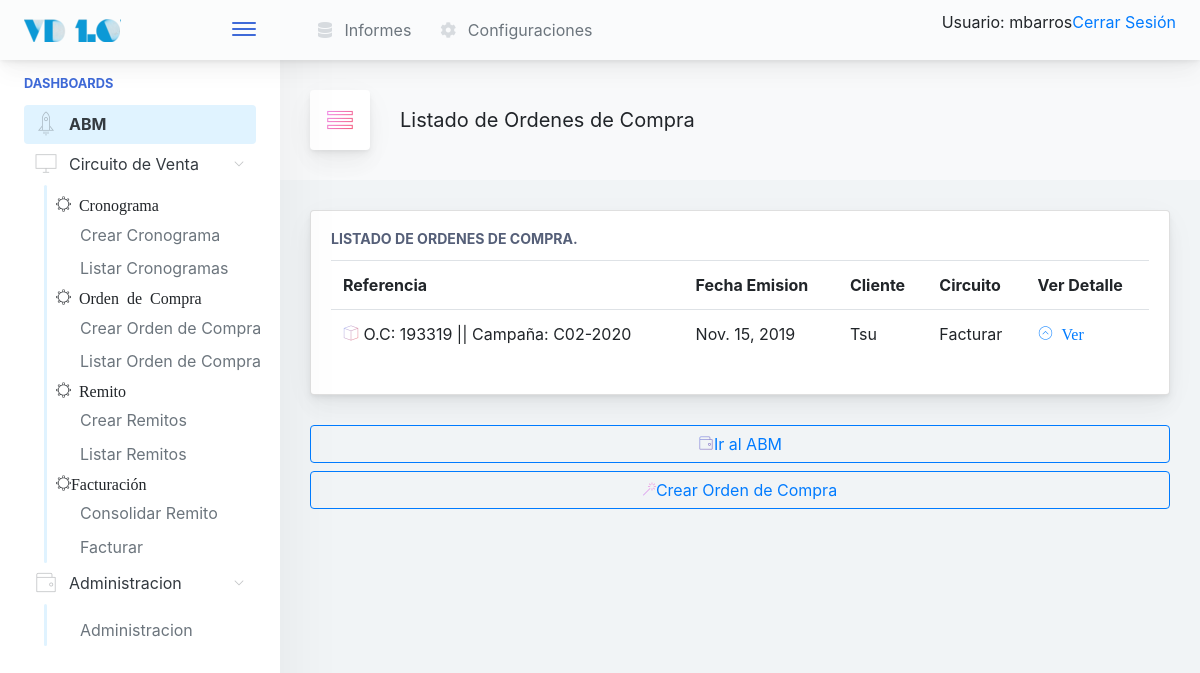
Before: /venta/ordencompra/listar/ (signed in) with the older database file.
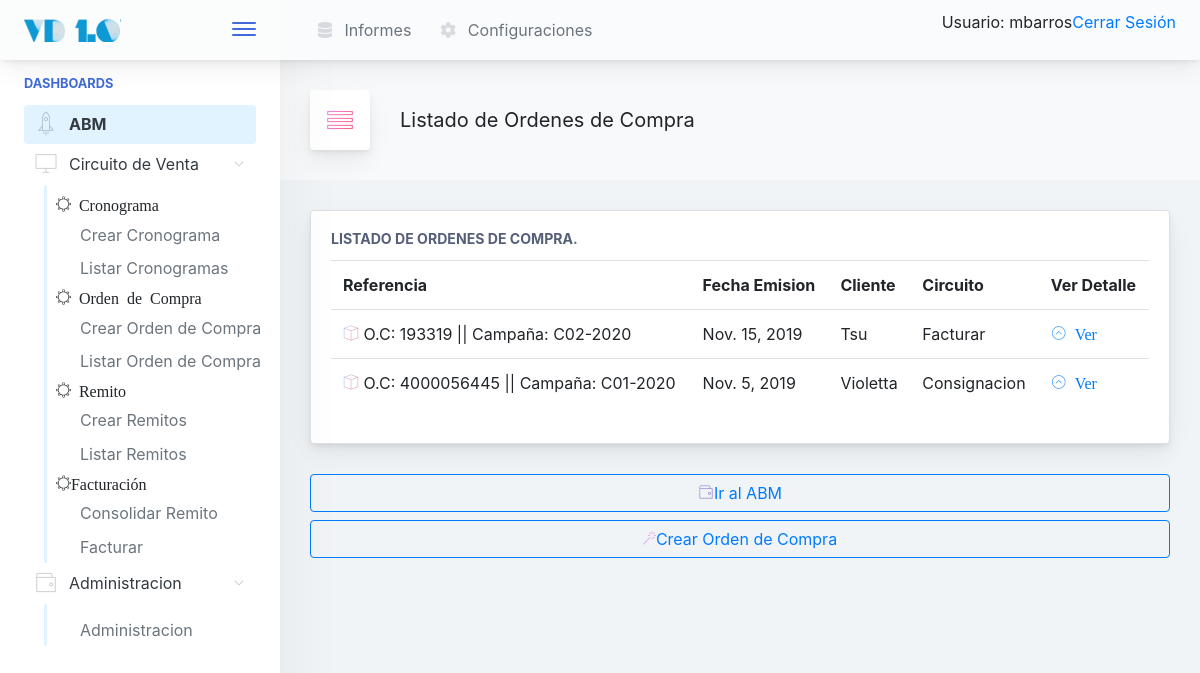
After: the same page with the newer database file.
### venta/models.py (models this page shows)
class OrdenCompra(models.Model):
	referencia_externa 	= models.CharField(max_length=20, unique=True)
	cliente 			= models.ForeignKey(Cliente, null=False, blank=False, on_delete=models.CASCADE)
	cronograma 			= models.ForeignKey(Cronograma, null=False, blank=False, on_delete=models.CASCADE)
	fecha_emision 		= models.DateField(null=False, blank=False)
	circuito 			= models.CharField(max_length=12, choices=CIRCUITO_CHOICE, default='Facturar')
	def __str__(self):
		return "O.C: " + self.referencia_externa + " || Campaña: " + str(self.cronograma)

class Cronograma(models.Model):
	nombre  				= models.CharField(max_length=20)
	cliente 				= models.ForeignKey(Cliente, null=False, blank=False, on_delete=models.CASCADE)
	fecha_inicio 			= models.DateField(default='1983-01-17')
	fecha_finalizacion		= models.DateField(default='1983-01-17')
	terminada 				= models.BooleanField(default=False)
	def __str__(self):
		return self.nombre

### gral/models.py (models this page shows)
class Cliente(models.Model):
    razon_social      = models.CharField(max_length=150, unique=True)
    nombre_corto      = models.CharField(max_length=25, unique=True)
    cuit              = models.CharField(max_length=15, unique=True)
    direccion_fiscal  = models.CharField(max_length=250)
    direccion_entrega = models.CharField(max_length=250)
    condicion_iva     = models.CharField(max_length=100, blank=False, default='Responsable Inscripto')
    observaciones     = models.TextField(blank=True)
    def __str__(self):
        return self.nombre_corto

### venta/views.py (the view)
# urls.py: path('ordencompra/listar/', OrdenCompraList.as_view(), name='OrdenCompraList'),
class OrdenCompraList(LoginRequiredMixin, ListView):
	model = OrdenCompra

### inicio/templates/venta/ordencompra_list.html
{% extends '../base.html' %}
{%  block cuerpo %}
<div class="app-page-title">
<div class="page-title-heading">
   <div class="page-title-icon">
                                        <i class="pe-7s-menu icon-gradient bg-ripe-malin">
                                        </i>
                                    </div>
<div>Listado de Ordenes de Compra</div>
                                    </div>
</div>
  {% include './partials/pOrdencompra_list.html'%}
<a href="{% url 'inicio:abm' %}">
<button class="mb-2 mr-2 btn-transition btn btn-outline-primary btn-block">
		<i class="pe-7s-wallet icon-gradient bg-plum-plate"></i>Ir al ABM
</button>
</a>
<a href="{% url 'venta:CronogramaCreate' %}">
<button class="mb-2 mr-2 btn-transition btn btn-outline-primary btn-block">
		<i class="pe-7s-magic-wand icon-gradient bg-mixed-hopes"></i>Crear Orden de Compra
</button>
</a>
{% endblock %}

### inicio/templates/venta/partials/pOrdencompra_list.html
{% if object_list %}
  <div class="main-card mb-3 card">
	<div class="card-body">
	<h5 class="card-title">Listado de Ordenes de Compra.</h5>
		<table class="table table-hover table-fixed">
		  <tr>
		    <th>Referencia</th>
		    <th>Fecha Emision</th>
		    <th>Cliente</th>
		    <th>Circuito</th>
		    <th>Ver Detalle</th>
		  </tr>
		      {% for ordencompra in object_list %}
		   <tr>
		      <td><i class="pe-7s-box2 icon-gradient bg-amy-crisp">
		        </i>
		        {{ordencompra}}
		      </td>
		      <td>
		        {{ordencompra.fecha_emision }}
		      </td>
		      <td>
		        {{ordencompra.cliente}}
		      </td>
		      <td>
		      	{{ordencompra.circuito}}
		      </td>
		      <td>
			      <a href="{% url 'venta:OrdenCompraDetail' pk=ordencompra.id %}">
			      	<i class="pe-7s-angle-up-circle">
			      			Ver
			      	</i>
			      </a>
		      </td>
		    </tr>
		      {% endfor %}
		    {% else %}
		      <p>No hay registros para mostrar.</p>
		    {% endif %}
		</table>
	</div>
</div>

Changed rows visible on the page:
added OrdenCompra: referencia_externa+cronograma "O.C: 4000056445 || Campaña: C01-2020", fecha_emision "Nov. 5, 2019", cliente "Violetta", circuito "Consignacion"
